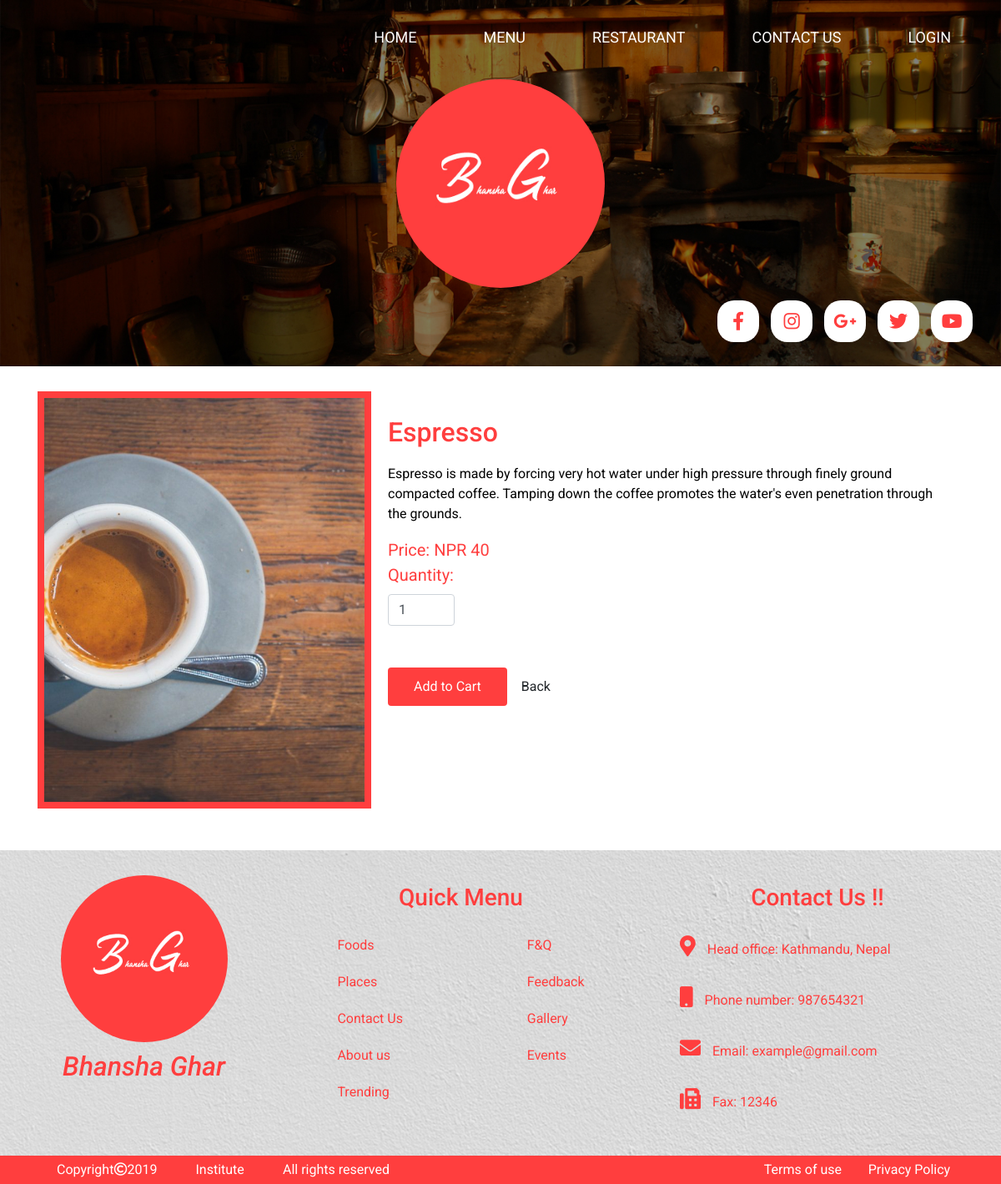
Screenshot of /food.php?item=1 with the database file from the repository.
### tables this page shows
CREATE TABLE `menu` (
  `id` int(11) NOT NULL,
  `title` varchar(500) NOT NULL,
  `price` varchar(500) NOT NULL,
  `image` varchar(500) NOT NULL,
  `blurb` text NOT NULL,
  `type` varchar(500) NOT NULL
);

### assets_back/item.class.php (called while the page is built)
<?php
include_once('connection_db.class.php');
class item extends db{
    private $id;
    public function __construct($id){
        $this->id=$id;
    }
    public function select(){
        $sql = "select * from menu where id=$this->id";
        $result = $this->connect()->query($sql);
        $numrows = $result->num_rows;
        if ($numrows==1){
            if($row = $result->fetch_assoc()){
                $id=$row['id'];
                $title=$row['title'];
                $price=$row['price'];
                $image=$row['image'];
                $blurb=$row['blurb'];
                $item_array=array();
                $item_array['id']=$id;
                $item_array['title']=$title;
                $item_array['price']=$price;
                $item_array['image']=$image;
                $item_array['blurb']=$blurb;
            }
           return $item_array;
        }
        else{
            return false;
        }
    }
}
?>

### assets_back/connection_db.class.php (called while the page is built, shortened)
<?php
class db {
    public function connect(){
        $this->username = "root";
        $this->password = "";
        $this->servername = "localhost";
        $this->dbname = "bhansaghar";
        $conn = new mysqli($this->servername, $this->username, $this->password,$this->dbname);
        return $conn;
    }
}
?>

### assets_back/array.class.php (called while the page is built)
<?php
include_once('connection_db.class.php');
class menu extends db{
    private $type;
    public function __construct($type){
        $this->type=$type;
    }
    public function select(){
        $sql = "select * from menu where type='$this->type'";
        $result = $this->connect()->query($sql);
        $numrows = $result->num_rows;
        if ($numrows>0){
            $menu_array = array();
            while($row = $result->fetch_assoc()){
                $id=$row['id'];
                $title=$row['title'];
                $price=$row['price'];
                $image=$row['image'];
                $blurb=$row['blurb'];
                $item_array=array();
                $item_array['id']=$id;
                $item_array['title']=$title;
                $item_array['price']=$price;
                $item_array['img']=$image;
                $item_array['blurb']=$blurb;
                $menu_array[$title]=$item_array;
            }
        }
        else{
            echo "There is no  menu items of type ".$this->type;
        }
       return $menu_array;
    }
}
?>

### includes/array.php (called while the page is built, shortened)
<?php
    include_once('assets_back/array.class.php');
    $menu_hot = new menu('hot drinks');
    $menuItem = $menu_hot->select();
?>

### food.php (the view, shortened to what this page needs)
<?php
    if (isset($_GET['item'])){
    if(!isset($_SESSION['admin'])){
        include('includes/header.php');
    }
    $item_id = $_GET['item'];
    include_once('assets_back/item.class.php');
    $item = new item($item_id);
    $item_array = $item->select();
    if(!$item_array){
        echo "There is no item of id ".$item_id;
    }else{
?>
<div class="food">
    <div class="container">
        <div class="row">
            <div class="col-sm-12 d-flex">
                <div class="food-img">
                    <img src="assets_front/img/<?php echo $item_array['image']; ?>" alt="<?php echo $item_array['image']; ?>">
                </div>
                <div class="food-info">
                    <h2><?php echo $item_array['title']; ?></h2>
                    <p><?php echo $item_array['blurb']; ?></p>
                    <span>Price: NPR <?php echo $item_array['price']; ?></span><br/>
                    <form action="assets_back/addcart.class.php" method="post">
                    <span><label>Quantity: </label>&nbsp;&nbsp;<input type="number" style="width:80px;" value="1" name="item_quantity" class="form-control" name=""/></span><br />
                    <?php
                    if(!isset($_SESSION['admin'])){
                        echo '<button class="btn" onclick="notify_login();">Add to Cart</button>';
                    }
                    else{
                        echo '<button class="btn" type="submit">Add to Cart</a></button>';
                    }
                    ?>
                    <a class="btn" href="index.php">Back</a>
                    </form>
                </div>
            </div>
        </div>
    </div>
</div>
<?php
}
include('includes/footer.php');
}
else{
    echo "Error: there is no page, not found....";
}
?>

### assets_front/css/custom.css (style rules this page uses)
body { background-color: #ffffff; color: #000000; -webkit-box-sizing: border-box; box-sizing: border-box; font-family: 'Roboto', sans-serif; }
a, a:hover, a:visited, a:focus { text-decoration: none; color: inherit; }
a { -webkit-transition: 0.5s; transition: 0.5s; }
.food { padding: 30px; }
.food .food-img img { border: 8px solid #ff3e3e; width: 400px; height: 500px; -o-object-fit: cover; object-fit: cover; }
.food .food-info { padding: 20px; }
.food .food-info h2 { color: #ff3e3e; padding: 10px 0; }
.food .food-info span { color: #ff3e3e; font-size: 20px; }
.food .food-info button { color: white; background: #ff3e3e; margin: 20px 0; padding: 10px 30px; }

### rows the page displays
menu: image (picture), title "Espresso", blurb "Espresso is made by forcing very hot water under high pressure through finely ground compacted coffee. Tamping down the coffee promotes the water's even penetration through the grounds.", price "40"

### other values shown
$title "HOME"
$title "MENU"
$title "RESTAURANT"
$title "CONTACT US"
